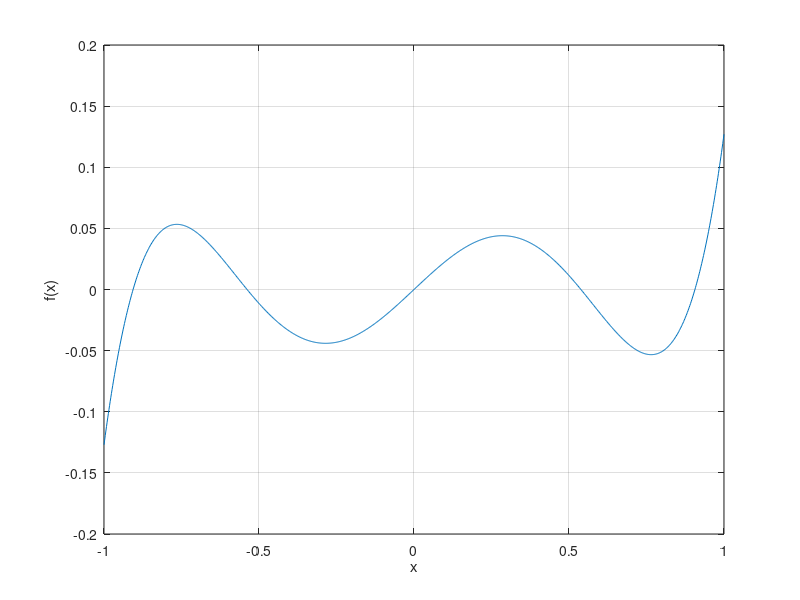

Source code (MATLAB):
clc; clear all; close all;

% criacao de vetor de -1 a 1
x=linspace(-1,1,1e3);

% funcao
f=x.^5 - (10/9)*x.^3 + (5/21)*x;

% plotar figura
figure(1); plot(x,f)
grid on
xlabel('x')
ylabel('f(x)')